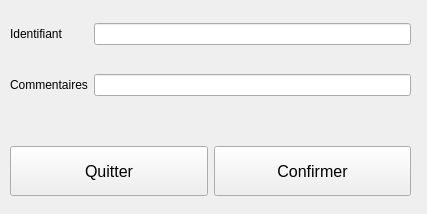
<?xml version="1.0" encoding="UTF-8"?>
<ui version="4.0">
 <class>ImageSetDefinitionDialog</class>
 <widget class="QWidget" name="ImageSetDefinitionDialog">
  <property name="geometry">
   <rect>
    <x>0</x>
    <y>0</y>
    <width>427</width>
    <height>214</height>
   </rect>
  </property>
  <property name="windowTitle">
   <string>Form</string>
  </property>
  <property name="styleSheet">
   <string notr="true"/>
  </property>
  <widget class="QWidget" name="horizontalLayoutWidget_2">
   <property name="geometry">
    <rect>
     <x>10</x>
     <y>140</y>
     <width>401</width>
     <height>62</height>
    </rect>
   </property>
   <layout class="QHBoxLayout" name="horizontalLayout_2">
    <item>
     <widget class="QPushButton" name="pushButton_cancel">
      <property name="minimumSize">
       <size>
        <width>150</width>
        <height>50</height>
       </size>
      </property>
      <property name="font">
       <font>
        <pointsize>12</pointsize>
       </font>
      </property>
      <property name="text">
       <string>Quitter</string>
      </property>
     </widget>
    </item>
    <item>
     <widget class="QPushButton" name="pushButton_ok">
      <property name="minimumSize">
       <size>
        <width>50</width>
        <height>50</height>
       </size>
      </property>
      <property name="font">
       <font>
        <pointsize>12</pointsize>
       </font>
      </property>
      <property name="text">
       <string>Confirmer</string>
      </property>
     </widget>
    </item>
   </layout>
  </widget>
  <widget class="QWidget" name="gridLayoutWidget">
   <property name="geometry">
    <rect>
     <x>10</x>
     <y>0</y>
     <width>401</width>
     <height>121</height>
    </rect>
   </property>
   <layout class="QGridLayout" name="gridLayout">
    <item row="0" column="0">
     <widget class="QLabel" name="label_identifier">
      <property name="text">
       <string>Identifiant</string>
      </property>
     </widget>
    </item>
    <item row="1" column="0">
     <widget class="QLabel" name="label_comments">
      <property name="text">
       <string>Commentaires</string>
      </property>
     </widget>
    </item>
    <item row="0" column="1">
     <widget class="QLineEdit" name="lineEdit_identifier">
      <property name="alignment">
       <set>Qt::AlignCenter</set>
      </property>
     </widget>
    </item>
    <item row="1" column="1">
     <widget class="QLineEdit" name="lineEdit_comments">
      <property name="alignment">
       <set>Qt::AlignCenter</set>
      </property>
     </widget>
    </item>
   </layout>
  </widget>
 </widget>
 <resources/>
 <connections/>
</ui>
